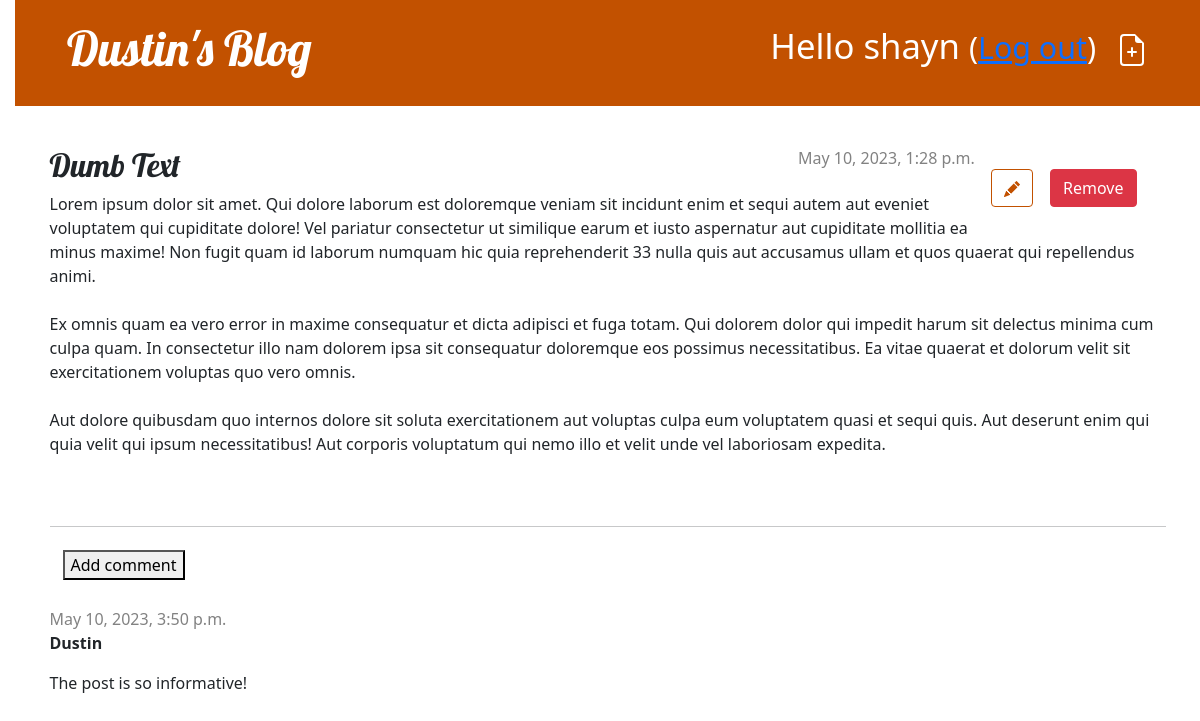
Screenshot of /post/7/ (signed in) with the database file from the repository.
### blog/models.py (models this page shows, shortened)
class Post(models.Model):
    author = models.ForeignKey(settings.AUTH_USER_MODEL, on_delete=models.CASCADE)
    title = models.CharField(max_length=200)
    text = models.TextField()
    created_date = models.DateTimeField(default=timezone.now)
    published_date = models.DateTimeField(blank=True, null=True)

class Comment(models.Model):
    post = models.ForeignKey('blog.Post', on_delete=models.CASCADE, related_name='comments')
    author = models.CharField(max_length=200)
    text = models.TextField()
    created_date = models.DateTimeField(default=timezone.now())
    approved_comment = models.BooleanField(default=False)

### blog/views.py (the view)
# urls.py: path('post/<int:pk>/', views.post_detail, name='post_detail'),
def post_detail(request, pk):
    post = get_object_or_404(Post, pk=pk)
    return render(request, 'blog/post_detail.html', {'post': post})

### blog/templates/blog/post_detail.html (shortened to what this page needs)
{% extends 'blog/base.html' %}
{% block content %}
    <article class="post">
        <aside class="actions">
            {% if user.is_authenticated %}
                <a class="btn btn-secondary" href="{% url 'post_edit' pk=post.pk %}">
                </a>
                <a class="btn btn-default" href="{% url 'post_remove' pk=post.pk %}"><button type="button" class="btn btn-danger">Remove</button></a>
            {% endif %}
        </aside>
        {% if post.published_date %}
            <time class="date">
                {{ post.published_date }}
            </time>
        {% else %}
            <a class="btn btn-default" href="{% url 'post_publish' pk=post.pk %}"><button type="button" class="btn btn-success">Publish</button></a>
        {% endif %}
        <h2>{{ post.title }}</h2>
        <p>{{ post.text|linebreaksbr }}</p>
    </article>
    <hr>
    <a class="btn btn-default" href="{% url 'add_comment_to_post' pk=post.pk %}"><button type="button"> Add comment</button></a>
    {% for comment in post.comments.all %}
    {% if user.is_authenticated or comment.approved_comment %}
    <div class="comment">
        <div class="date">
            {{ comment.created_date }}
            {% if not comment.approved_comment %}
                <a class="btn btn-default" href="{% url 'comment_remove' pk=comment.pk %}"></a>
                <a class="btn btn-default" href="{% url 'comment_approve' pk=comment.pk %}"></a>
            {% endif %}
        </div>
        <strong>{{ comment.author }}</strong>
        <p>{{ comment.text|linebreaks }}</p>
    </div>
    {% endif %}
{% empty %}
    <p>No comments here yet :(</p>
{% endfor %}
{% endblock %}

### blog/templates/blog/base.html (shortened to what this page needs)
{% load static %}
<!DOCTYPE html>
<html>
    <head>
        <link rel="stylesheet" href="https://cdn.jsdelivr.net/npm/bootstrap@5.1.3/dist/css/bootstrap.min.css">
        <link rel="stylesheet" href="{% static 'css/blog.css' %}">
    </head>
    <body>
        <header class="page-header">
            <div class="container">
                {% if user.is_authenticated %}
                    <a href="{% url 'post_new' %}" class="top-menu">
                    </a>
                    <p class="top-menu">Hello {{ user.username }} <small>(<a href="{% url 'logout' %}">Log out</a>)</small></p>
                {% else %}
                    <a href="{% url 'login' %}" class="top-menu">Login</a>
                {% endif %}
                <h1><a href="/">Dustin's Blog</a></h1>
            </div>
          </header>
          <main class="container">
              <div class="row">
                  <div class="col">
                    {% block content %}
                    {% endblock %}
                  </div>
              </div>
          </main>
    </body>
</html>

### blog/static/css/blog.css (style rules this page uses)
h1 a, h2 a { color: #C25100; font-family: 'Lobster'; }
body { padding-left: 15px; }
.page-header { background-color: #C25100; margin-top: 0; margin-bottom: 40px; padding: 20px 20px 20px 40px; }
.page-header h1, .page-header h1 a, .page-header h1 a:visited, .page-header h1 a:active { color: #ffffff; font-size: 36pt; text-decoration: none; }
h1, h2, h3, h4 { font-family: 'Lobster', cursive; }
.date { color: #828282; }
.top-menu, .top-menu:hover, .top-menu:visited { color: #ffffff; float: right; font-size: 26pt; margin-right: 20px; }
.post { margin-bottom: 70px; }
.post > .date, .post > .actions { float: right; }
.btn-secondary, .btn-secondary:visited { color: #C25100; background: none; border-color: #C25100; }
.actions { margin: 1em; }
.comment { margin: 20px 0px 20px 0px; }

### rows the page displays
Post: published_date "May 10, 2023, 1:28 p.m.", title "Dumb Text", text "Lorem ipsum dolor sit amet. Qui dolore laborum est doloremque veniam sit incidunt enim et sequi autem aut eveniet voluptatem qui cupiditate dolore! Vel pariatur consectetur ut similique earum et iusto aspernatur aut cupiditate mollitia ea minus maxime! Non fugit quam id laborum numquam hic quia reprehenderit 33 nulla quis aut accusamus ullam et quos quaerat qui repellendus animi. Ex omnis quam ea vero error in maxime consequatur et dicta adipisci et fuga totam. Qui dolorem dolor qui impedit harum sit delectus minima cum culpa quam. In consectetur illo nam dolorem ipsa sit consequatur doloremque eos possimus necessitatibus. Ea vitae quaerat et dolorum velit sit exercitationem voluptas quo…"
Comment: created_date "May 10, 2023, 3:50 p.m.", approved_comment False (drawn), author "Dustin", text "The post is so informative!"

### other values shown
{{ user.username }} "shayn"
